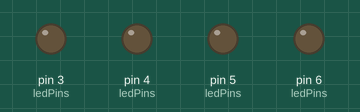
A sketch run on a simulated Arduino Uno, built with avr-gcc and run on an emulated ATmega328P. Shown: output pins drawn as LEDs (lit = HIGH).

Above: at 0.1 s.
At 4.1 s:
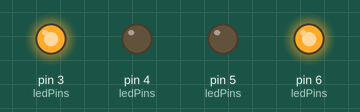
At 8.1 s:
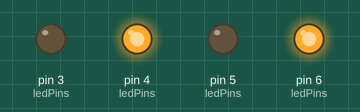
At 18.1 s:
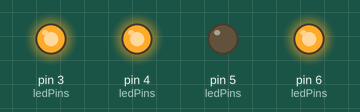
At 28.1 s:
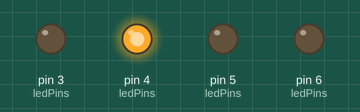
At 38.1 s:
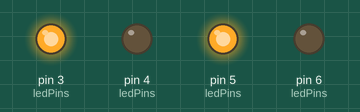
Timing chart, 0 to 39.6 s (numbered marks = the images above):
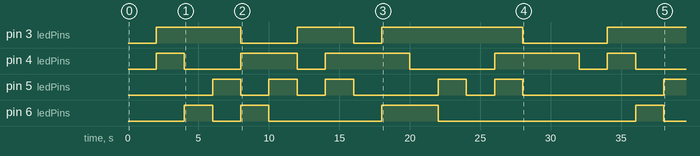

The sketch:

matrix.ino
```cpp
#define LED_A 3
#define LED_B 4
#define LED_C 5
#define LED_D 6

byte STATE_OFF = 0b00000000;
byte STATE_ON = 0b11000000;
byte STATE_ST = 0b10010000;
byte STATE_ND = 0b10100000;
byte STATE_RD = 0b01010000;
byte STATE_TH = 0b01100000;
byte STATE_ST_ND = 0b10000000;
byte STATE_ND_TH = 0b11100000;
byte STATE_RD_TH = 0b01000000;
byte STATE_ST_RD = 0b11010000;
byte STATE_ST_TH = 0b10010110;
byte STATE_ND_RD = 0b10100101;
byte STATE_ST_ND_RD = 0b10000101;
byte STATE_ST_ND_TH = 0b11101001;
byte STATE_ST_RD_TH = 0b01001001;
byte STATE_ND_RD_TH = 0b01001010;

byte ledStates[16] = {STATE_OFF, STATE_ON, STATE_ST, STATE_ND, STATE_RD, STATE_TH,
                      STATE_ST_ND, STATE_ND_TH, STATE_RD_TH, STATE_ST_RD,
                      STATE_ST_TH, STATE_ND_RD, STATE_ST_ND_RD, STATE_ST_ND_TH,
                      STATE_ST_RD_TH, STATE_ND_RD_TH};

long blinkStartTime = 0;
long lastStateChangeTime = 0;
int currentIndex = 0;
int ledPins[4] = {LED_A, LED_B, LED_C, LED_D};

void setup() {
  Serial.begin(9600);
  for (int i = 0; i < sizeof(ledPins) / sizeof(ledPins[0]); i++) {
    pinMode(ledPins[i], OUTPUT);
  }
}

void loop() {
  if (millis() > lastStateChangeTime + 2000) {
    lastStateChangeTime = millis();
    currentIndex = (currentIndex + 1) % 16;
  } else {
    performCrossBlink(ledPins, ledStates[currentIndex], currentIndex, 2); // Увеличил длительность до 400 мс
  }
}

void performCrossBlink(int* pins, byte state, int chet, int duration) {
  unsigned long currentMillis = millis();

  if (currentMillis <= blinkStartTime + duration / 2 || chet < 8) {
    for (int i = 0; i < 4; i++) {
      byte bitValue = (state >> (7 - i)) & 1;
      digitalWrite(pins[i], bitValue);
    }
  } else if (currentMillis < blinkStartTime + duration) {
    // Вторая половина времени
    for (int i = 0; i < 4; i++) {
      byte bitValue = (state >> (3 - i)) & 1;
      digitalWrite(pins[i], bitValue);
    }
  } else {
    // Обновление времени мигания
    blinkStartTime = currentMillis;
  }
}
```

Measured:
- by itself, pin 3 (ledPins): goes HIGH 6.0 s, LOW 4.0 s, HIGH 4.0 s, LOW 2.0 s, HIGH 10.0 s, LOW 6.0 s, then HIGH
- by itself, pin 4 (ledPins): LOW → HIGH at 2.0 s, → LOW 2.0 s later, → HIGH 4.0 s later, → LOW 4.0 s later, … (10 changes in this stretch)
- by itself, pin 5 (ledPins): LOW → HIGH at 6.0 s, → LOW 2.0 s later, → HIGH 2.0 s later, → LOW 2.0 s later, … (11 changes in this stretch)
- by itself, pin 6 (ledPins): LOW → HIGH at 4.0 s, → LOW 2.0 s later, → HIGH 2.0 s later, → LOW 2.0 s later, … (8 changes in this stretch)
